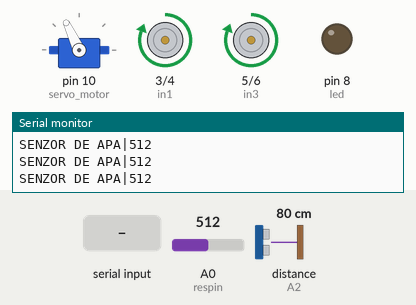
Simulated run of this sketch. Board: Arduino Uno, built with avr-gcc and run on an emulated ATmega328P. Parts: servo, motor-driver pin pairs drawn as motors (green arrow = first pin HIGH = forward, orange = second pin HIGH = backward, longer = more drive, scaled by the enable pin), output pins drawn as LEDs (lit = HIGH), the last lines printed to the serial monitor. The inputs (shaded band) are chosen by the test bench; at power-on: distance to the obstacle (sensor on A2) 80 cm, A0 (respin) = 512. The echo pulse lasts 58.3 µs per cm.

Above: at 13.5 s.
13.6 s: distance to the obstacle (sensor on A2) set to 43 cm
15.1 s: distance to the obstacle (sensor on A2) set to 40 cm
At 16.6 s:
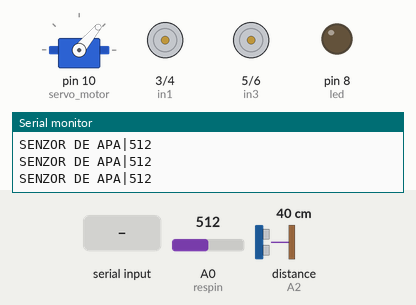
At 17.5 s:
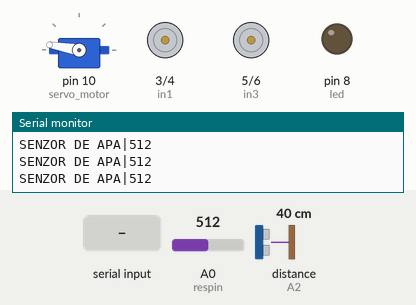
18.1 s: A0 (respin) set to 111
At 19.0 s:
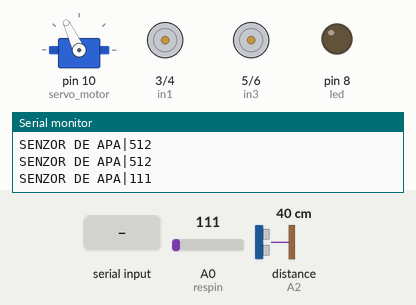
21.1 s: A0 (respin) set to 96
At 23.7 s:
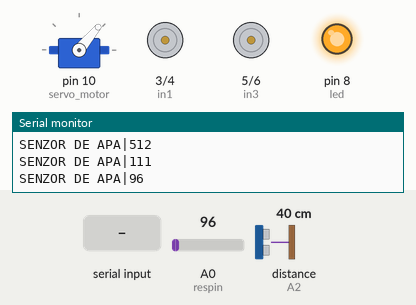
24.1 s: "4" received over Serial
27.1 s: "1" received over Serial
Timing chart, 0 to 29.8 s (numbered marks = the images above; inputs shaded):
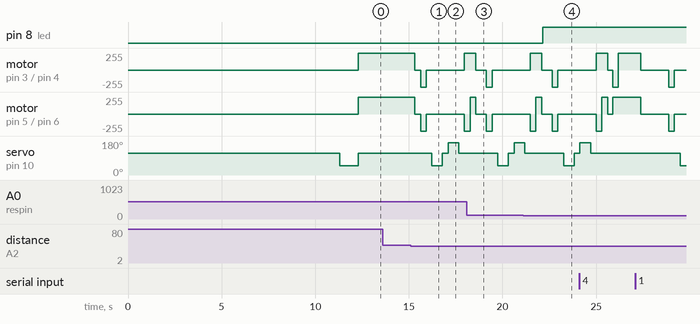

Measured:
- the behaviour switches between 41 and 40 cm on distance to the obstacle (sensor on A2) (found by bisection; images 0 and 1)
- the behaviour switches between 101 and 100 on A0 (respin) (found by bisection; images 3 and 4)
- after the input at 15.1 s, motor on pin 3 (in1) / pin 4 (in2): forward 255/255 → stopped after 0.22 s, → backward 255/255 0.30 s later, → stopped 0.30 s later, → forward 255/255 2.0 s later; motor on pin 5 (in3) / pin 6 (in4): forward 255/255 → stopped after 0.22 s, → backward 255/255 0.30 s later, → stopped 0.30 s later, → backward 255/255 2.0 s later
- after the input at 21.1 s, pin 8 (led): LOW → HIGH after 1.1 s

The sketch:

robotFinal.ino
```cpp
#include <NewPing.h>
#include <Servo.h>

#define TRIGGER_PIN  A1  // Arduino pin tied to trigger pin on the ultrasonic sensor.
#define ECHO_PIN     A2  // Arduino pin tied to echo pin on the ultrasonic sensor.
#define MAX_DISTANCE 200 // Maximum distance we want to ping for (in centimeters). Maximum sensor distance is rated at 400-500cm.
int distance;

int en1 = 2;
int in1 = 3;
int in2 = 4;
int in3 = 5;
int in4 = 6;
int en2 = 7;

int resval = 0;  // holds the value
int respin = A0; // sensor pin used
int led = 8;

char incomingValue = 0;
char incomingValue1 = 0;
char incomingValue2 = 0;
char incomingValue3 = 0;
char incomingValue4 = 0;
int ok = 0;

NewPing sonar(TRIGGER_PIN, ECHO_PIN, MAX_DISTANCE); // NewPing setup of pins and maximum distance.
Servo servo_motor; //our servo name;

void setup() {
  Serial.begin(9600); // Open serial monitor at 115200 baud to see ping results.
  servo_motor.attach(10); //our servo pin

  pinMode(led, OUTPUT);

  pinMode(en1, OUTPUT);
  pinMode(in1, OUTPUT);
  pinMode(in2, OUTPUT);
  pinMode(in3, OUTPUT);
  pinMode(in4, OUTPUT);
  pinMode(en2, OUTPUT);

  servo_motor.write(115);
  delay(2000);
  distance = readDistance();
  delay(2000);
  distance = readDistance();
  delay(2000);
  distance = readDistance();
  delay(2000);
  distance = readDistance();
  delay(3000);
  //Serial.println("Ma uita la dreapta:");
  //lookRight();
  //delay(3000);
  //Serial.println("Ma uita la stanga:");
  //lookLeft();
  //delay(3000);

  servo_motor.write(50);
  delay(1000); //1000
  servo_motor.write(115);

}

void loop() {

  if(Serial.available() > 0){
    incomingValue = Serial.read();
    if(incomingValue == '1'){

      Rstop();
      delay(500);
    }

     else if(incomingValue == '2'){
        Rforward();
        delay(500);
    }
     else if(incomingValue == '3'){
        Rbackward();
        delay(500);
      }
     else if(incomingValue == '4'){
        turnLeft();
        delay(500);
      }
    else if(incomingValue == '5'){
        turnRight();
        delay(500);
      }
       delay(500);
    }

  else {
    int distanceRight = 0;
  int distanceLeft = 0;
  //delay(2000);

  if (distance <= 40){
    Rstop();
    delay(300); //3000
    Rbackward();
    delay(300); //3000
    Rstop();
    delay(300); //3000
    distanceRight = lookRight();
    delay(300); //3000
    distanceLeft = lookLeft();
    delay(300); //3000

    if (distanceRight >= distanceLeft){
      turnRight();
      delay(300);
      Rstop();
    }
    else{
      turnLeft();
      delay(300);
      //delay(1000)
      Rstop();
    }
  }
  else{
    Rforward();
  }
    distance = readDistance();
  }


  // ///////////////////////////////////////////////////////////////////////
  resval = analogRead(respin); //Read data from analog pin and store it to resval variable
   Serial.print("SENZOR DE APA");
   Serial.print("|");
   Serial.println(resval);
  if (resval<=100){
   // Serial.println("Water Level: Empty");
    digitalWrite(led, HIGH);}
  else if (resval>100 && resval<=300){
   // Serial.println("Water Level: Low");
    digitalWrite(led, LOW);}
  else if (resval>300 && resval<=350){
    //Serial.println("Water Level: Medium");
    digitalWrite(led, LOW);}
  else if (resval>350){
   // Serial.println("Water Level: High");
    digitalWrite(led, LOW);
  }
  delay(200);
  // ////////////////////////////////////////////////////////////////////////


}

int readDistance(){
  delay(70);
  int cm = sonar.ping_cm();
  if (cm==0){
    cm=250;
  }
  return cm;
}

int lookRight(){
  servo_motor.write(50);
  delay(500); //1000
  int distance = readDistance();
  //delay(500); //1000
  servo_motor.write(115);
  return distance;
}

int lookLeft(){
  servo_motor.write(170);
  delay(500); //1000
  int distance = readDistance();
  //delay(500); //1000
  servo_motor.write(115);
  return distance;
  delay(100);
}


void Rstop(){
  digitalWrite(en1, 50);
  digitalWrite(in1, LOW);
  digitalWrite(in2, LOW);
  digitalWrite(en2, 50);
  digitalWrite(in3, LOW);
  digitalWrite(in4, LOW);


}

void Rforward(){

  digitalWrite(en1, 50);
  digitalWrite(in1, HIGH);
  digitalWrite(in2, LOW);
  digitalWrite(en2, 50);
  digitalWrite(in3, HIGH);
  digitalWrite(in4, LOW);


}

void Rbackward(){

   digitalWrite(en1, 50);
  digitalWrite(in1, LOW);
  digitalWrite(in2, HIGH);
  digitalWrite(en2, 50);
  digitalWrite(in3, LOW);
  digitalWrite(in4, HIGH);


}

void turnRight(){
  digitalWrite(en1, 50);
  digitalWrite(in1, HIGH);
  digitalWrite(in2, LOW);
  digitalWrite(en2, 50);
  digitalWrite(in3, LOW);
  digitalWrite(in4, HIGH);

  delay(300); //2000

   digitalWrite(en1, 50);
  digitalWrite(in1, HIGH);
  digitalWrite(in2, LOW);
  digitalWrite(en2, 50);
  digitalWrite(in3, HIGH);
  digitalWrite(in4, LOW);


}

void turnLeft(){

   digitalWrite(en1, 50);
  digitalWrite(in1, LOW);
  digitalWrite(in2, HIGH);
  digitalWrite(en2, 50);
  digitalWrite(in3, HIGH);
  digitalWrite(in4, LOW);

  delay(300); //2000

  digitalWrite(en1, 50);
  digitalWrite(in1, HIGH);
  digitalWrite(in2, LOW);
  digitalWrite(en2, 50);
  digitalWrite(in3, HIGH);
  digitalWrite(in4, LOW);

}
```
